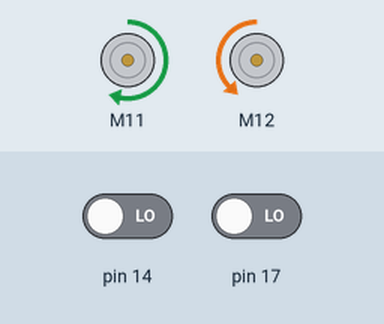
The sketch below on a simulated Arduino Uno, built with avr-gcc and run on an emulated ATmega328P. On the bench: 2 × DC motor (green arrow = forward, orange = backward, longer = faster). The inputs (shaded band) are chosen by the test bench; at power-on: pin 14 LOW, pin 17 LOW.

Above: at 3.2 s.
3.3 s: pin 14 driven HIGH
At 4.2 s:
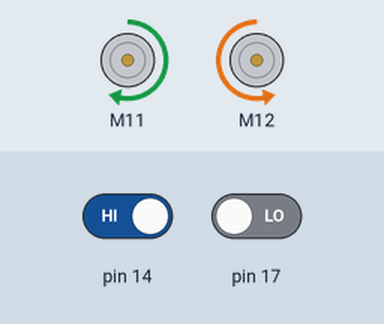
4.8 s: pin 14 driven LOW
At 6.0 s:
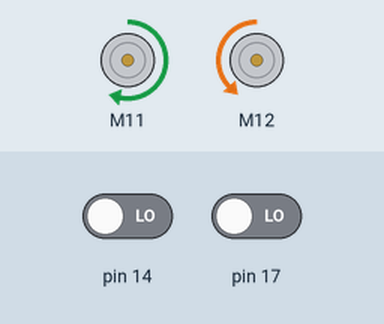
6.3 s: pin 17 driven HIGH
At 7.5 s:
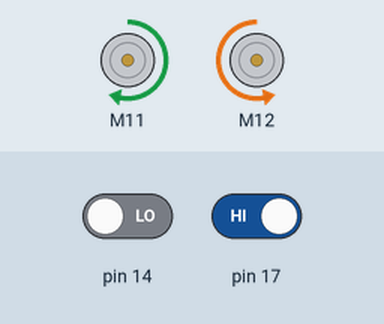
Timing chart, 0 to 9.3 s (numbered marks = the images above; inputs shaded):
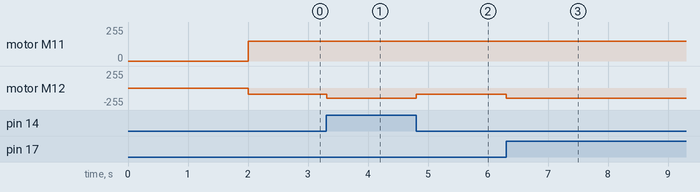

Measured:
- after the input at 3.3 s, motor M12: backward 90/255 → backward 150/255 at once
- after the input at 4.8 s, motor M12: backward 150/255 → backward 90/255 at once
- after the input at 6.3 s, motor M12: backward 90/255 → backward 150/255 at once

The sketch:

lineFollower.ino
```cpp
/**
 * @file    lineFollower.ino
 * @brief   Modular line follower for mBot Ranger (Auriga board)
 *          Follows the boundary between a black and white surface.
 *
 * @hardware
 *   - Board  : mBot Ranger (MeAuriga)
 *   - Sensor : Me Line Follower on PORT_9
 *   - Motors : Left  encoder motor on SLOT_1
 *              Right encoder motor on SLOT_2
 *
 * @sensor states (black line = 0, white = 1)
 *   S1_IN_S2_IN   (0x00)  both sensors on black  → lost / on line
 *   S1_IN_S2_OUT  (0x01)  left on black, right on white → veer left
 *   S1_OUT_S2_IN  (0x02)  left on white, right on black → veer right
 *   S1_OUT_S2_OUT (0x03)  both on white → lost / on white
 *
 * @strategy
 *   The robot rides the LEFT edge of the black line:
 *     - S1(left)=black, S2(right)=white  →  perfectly on the edge, go straight
 *     - Both black                        →  drifted into black, turn right
 *     - Both white                        →  drifted out, turn left  (last-seen)
 *     - S1=white, S2=black               →  crossed to wrong side, correct hard
 */

#include <MeAuriga.h>

// ─────────────────────────────────────────────
//  CONFIGURATION — tweak these values freely
// ─────────────────────────────────────────────

// Sensor port (blue port on Auriga)
#define LINE_FOLLOWER_PORT  PORT_6

// Motor slots
#define MOTOR_LEFT_SLOT   SLOT_1
#define MOTOR_RIGHT_SLOT  SLOT_2

// Base speed  (0–255)
const int BASE_SPEED   = 150;

// Correction amounts
const int TURN_SOFT    = 60;   // gentle correction
const int TURN_HARD    = 120;  // aggressive correction when fully off track

// Loop delay in ms
const int LOOP_DELAY   = 10;

// ─────────────────────────────────────────────
//  HARDWARE OBJECTS
// ─────────────────────────────────────────────

MeLineFollower lineSensor(LINE_FOLLOWER_PORT);
MeEncoderOnBoard motorLeft(MOTOR_LEFT_SLOT);
MeEncoderOnBoard motorRight(MOTOR_RIGHT_SLOT);

// ─────────────────────────────────────────────
//  MOTOR HELPERS
// ─────────────────────────────────────────────

/**
 * Set both motors.
 * Positive speed = forward for that side.
 * Right motor is negated because it is mounted mirrored.
 */
void setMotors(int leftSpeed, int rightSpeed) {
  motorLeft.setMotorPwm(leftSpeed);
  motorRight.setMotorPwm(-rightSpeed);   // inverted mounting
}

void stopMotors() {
  setMotors(0, 0);
}

void goStraight() {
  setMotors(BASE_SPEED, BASE_SPEED);
}

/** Turn right: left motor faster, right motor slower */
void turnRight(int correction) {
  setMotors(BASE_SPEED, BASE_SPEED - correction);
}

/** Turn left: right motor faster, left motor slower */
void turnLeft(int correction) {
  setMotors(BASE_SPEED - correction, BASE_SPEED);
}

// ─────────────────────────────────────────────
//  LINE FOLLOWER LOGIC
// ─────────────────────────────────────────────

/**
 * Read the line sensor and drive accordingly.
 * The robot tracks the LEFT edge of a black line on white.
 */
void followLine() {
  int state = lineSensor.readSensors();

  switch (state) {

    // ── Both sensors on black: drifted INTO the line → correct rightward
    case S1_IN_S2_IN:
      turnRight(TURN_SOFT);
      break;

    // ── Left black, right white: perfect edge position → go straight
    case S1_IN_S2_OUT:
      goStraight();
      break;

    // ── Left white, right black: crossed to wrong side → correct hard left
    case S1_OUT_S2_IN:
      turnLeft(TURN_HARD);
      break;

    // ── Both white: drifted fully out of the line → search left (last resort)
    case S1_OUT_S2_OUT:
      turnLeft(TURN_SOFT);
      break;

    default:
      stopMotors();
      break;
  }
}

// ─────────────────────────────────────────────
//  DEBUG HELPER  (disable by commenting out)
// ─────────────────────────────────────────────

// #define DEBUG_SERIAL

void debugPrint(int state) {
#ifdef DEBUG_SERIAL
  switch (state) {
    case S1_IN_S2_IN:   Serial.println("Both BLACK  → turn right"); break;
    case S1_IN_S2_OUT:  Serial.println("Edge OK     → straight");   break;
    case S1_OUT_S2_IN:  Serial.println("Crossed     → turn left");  break;
    case S1_OUT_S2_OUT: Serial.println("Both WHITE  → search left");break;
  }
#endif
}

// ─────────────────────────────────────────────
//  ARDUINO ENTRY POINTS
// ─────────────────────────────────────────────

void setup() {
#ifdef DEBUG_SERIAL
  Serial.begin(9600);
  Serial.println("Line follower started (edge mode)");
#endif

  stopMotors();
  delay(2000);   // safety pause before moving
}

void loop() {
#ifdef DEBUG_SERIAL
  debugPrint(lineSensor.readSensors());
#endif

  followLine();
  delay(LOOP_DELAY);
}
```
